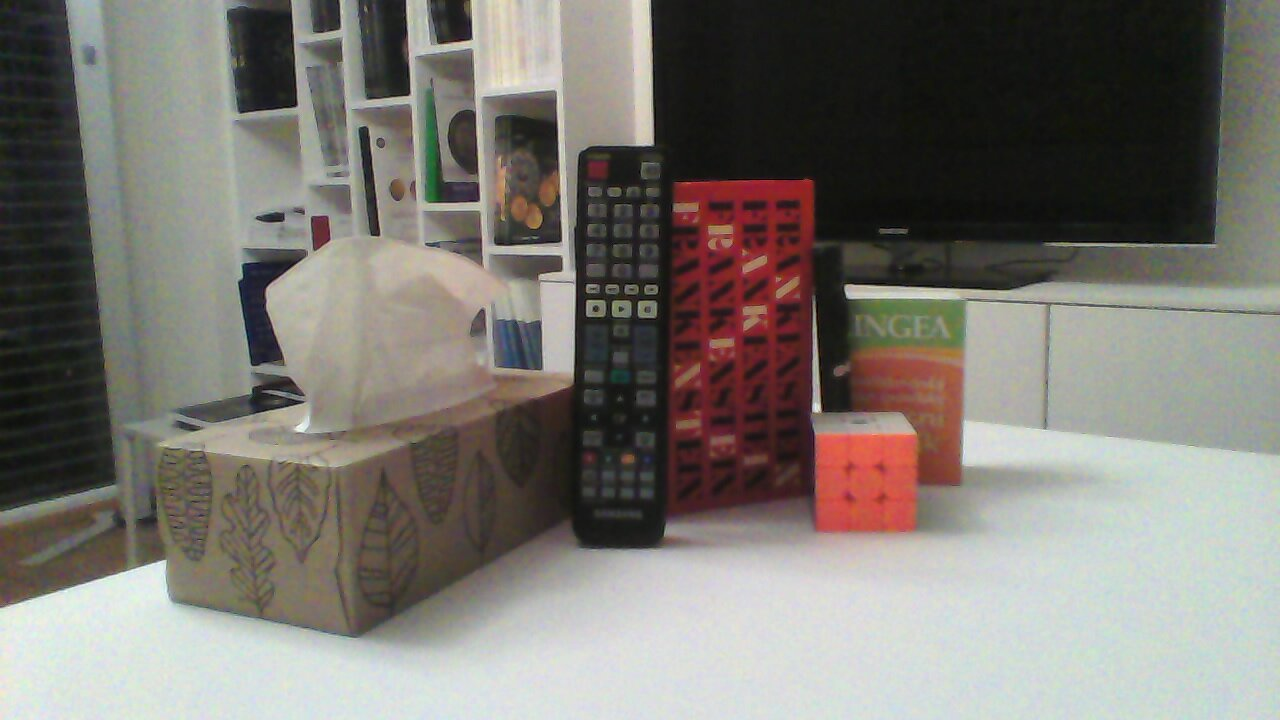
//> input picture EpipolarGeometry/sourceL.jpg, 1280 x 720 px
$ ./main   (built with g++ and OpenCV 4)
//> lines starting //> are read from the running program, lines starting //| are printed output that depends on the picture; after the words box and inside, x2 and y2 are one past the last pixel; in counts of white or black regions, pixels touching at a corner belong together
#include <iostream>
#include <vector>
#include <opencv2/opencv.hpp>
#include <opencv2/features2d.hpp>

int main() {
    cv::Mat sourceL = cv::imread("/home/tibor/Desktop/opencv-projects/EpipolarGeometry/sourceL.jpg");
//> sourceL is the input picture: 720 rows x 1280 cols, CV_8UC3; mean B, G, R 113.1, 119.1, 123
    cv::Mat sourceR = cv::imread("/home/tibor/Desktop/opencv-projects/EpipolarGeometry/sourceR.jpg");
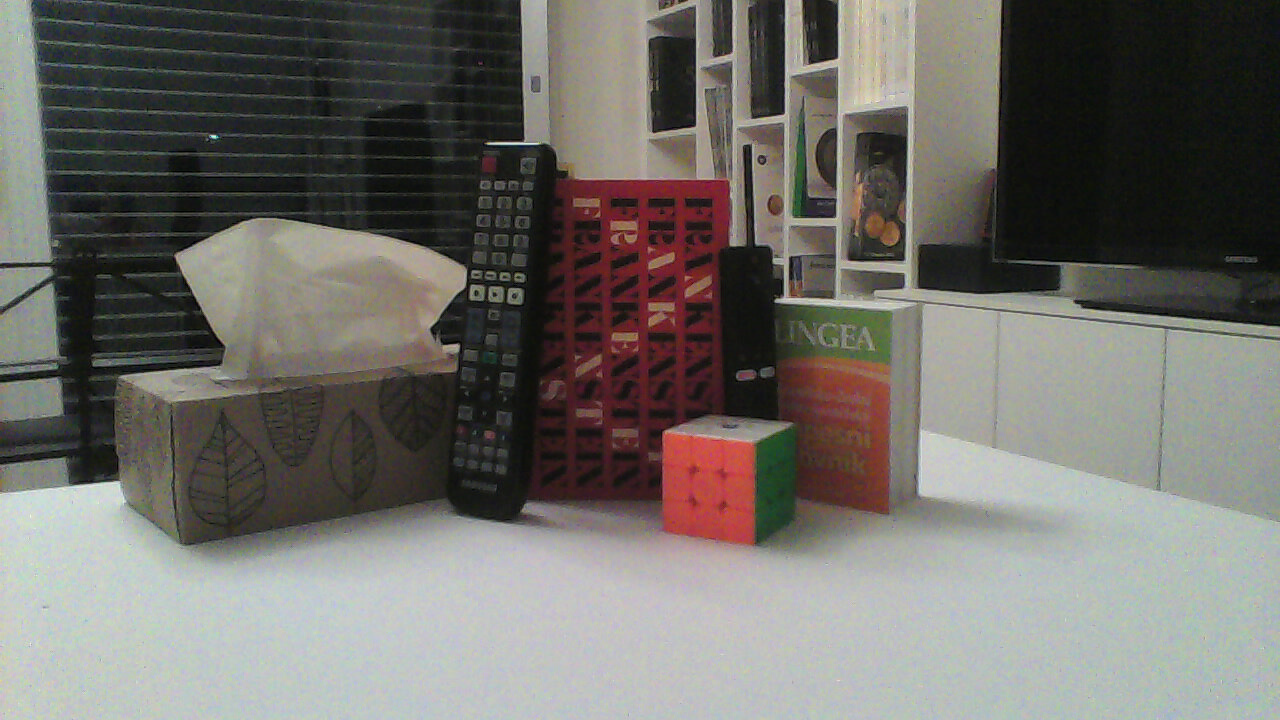
//> input picture EpipolarGeometry/sourceR.jpg, 1280 x 720 px
//> sourceR is the input picture: 720 rows x 1280 cols, CV_8UC3; mean B, G, R 105.2, 110.3, 112.6

    if (sourceL.empty() || sourceR.empty()) {
        std::cerr << "Error: Could not load the image." << '\n';
        return EXIT_FAILURE;
    }

    cv::Mat sourceLGray;
    cv::Mat sourceRGray;
    cv::cvtColor(sourceL, sourceLGray, cv::COLOR_BGR2GRAY);
    cv::cvtColor(sourceR, sourceRGray, cv::COLOR_BGR2GRAY);
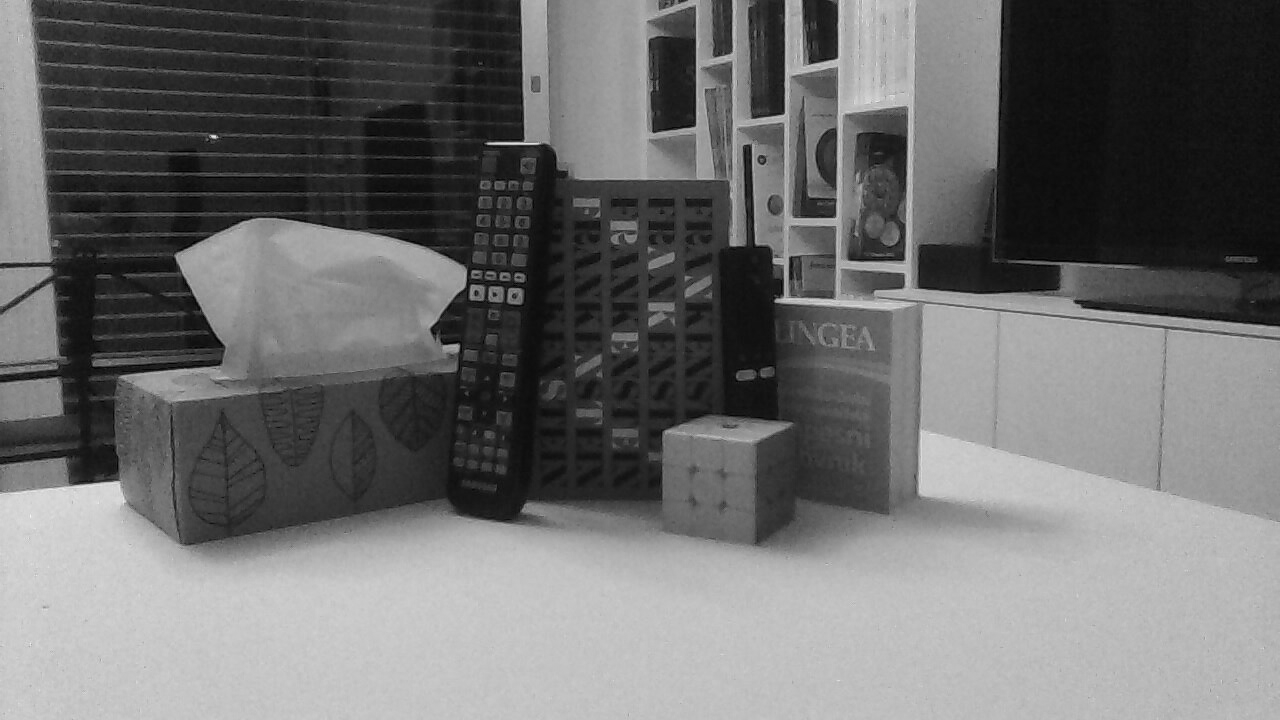
//> sourceRGray: 720 rows x 1280 cols, CV_8UC1; min 0, max 247, mean 110.4

    cv::Ptr<cv::SIFT> sift = cv::SIFT::create();

    std::vector<cv::KeyPoint> keypoints1;
    std::vector<cv::KeyPoint> keypoints2;
    cv::Mat destination1;
    cv::Mat destination2;

    sift->detectAndCompute(sourceL, cv::Mat(), keypoints1, destination1);
//> keypoints1 = 843 keypoints; strongest (x, y, size): (816, 407, 6.8), (853, 292, 11.3), (453, 19, 27.7), (643, 134, 16.9)
    sift->detectAndCompute(sourceR, cv::Mat(), keypoints2, destination2);
//> keypoints2 = 1636 keypoints; strongest (x, y, size): (214, 136, 3.2), (823, 40, 23.9), (455, 348, 6.3), (777, 301, 3.4)

    std::vector<std::vector<cv::DMatch>> matches;
    cv::Ptr<cv::flann::KDTreeIndexParams> indexParams = cv::makePtr<cv::flann::KDTreeIndexParams>();
    cv::Ptr<cv::flann::SearchParams> searchParams = cv::makePtr<cv::flann::SearchParams>(50);

    cv::Ptr<cv::FlannBasedMatcher> matcher = cv::makePtr<cv::FlannBasedMatcher>(indexParams, searchParams);
    matcher->knnMatch(destination1, destination2, matches, 2);
//> matches = 843 matches

    std::vector<cv::Point2f> points1;
    std::vector<cv::Point2f> points2;

    for (const auto& pair: matches) {
        if (pair[0].distance < pair[1].distance * 0.8) {
            points1.push_back(keypoints1[pair[0].queryIdx].pt);
            points2.push_back(keypoints2[pair[0].trainIdx].pt);
        }
    }
//> after the loop, points1 = 180 Points (x, y), first 12: [19.71, 603.9], [47.16, 595.6], [61.54, 9.64], [65.88, 590.8], [71.31, 111.1], [75.93, 586.9], [83.07, 585], [90.24, 56.82], [90.29, 88.12], [91.62, 292.9], [99.85, 577], [104.5, 578.9]; points2 = 180 Points (x, y), first 12: [996.2, 63.06], [995.9, 110], [835, 6.96], [996.2, 63.06], [32.36, 486.6], [996.2, 63.06], [996.2, 63.06], [535.4, 81.24], [864.5, 109.9], [884.8, 110.3], [32.36, 486.6], [996.2, 63.06]

    cv::Mat mask;
    cv::Mat fundamentalMatrix = cv::findFundamentalMat(points1, points2, cv::FM_LMEDS, 3, 0.99, mask);
//> mask = 180 values, max 1 at index 7, min 0 at index 0, mean 0.689; fundamentalMatrix = [[9.28e-05, 5.82e-05, -0.4], [-0.0015, 0.000844, 5.89], [0.407, -5.3, 1]]

    std::vector<cv::Point2f> filteredPoints1;
    std::vector<cv::Point2f> filteredPoints2;

    for (int i = 0; i < mask.rows; i++) {
        if (mask.at<uchar>(i) == 1) {
            filteredPoints1.push_back(points1[i]);
            filteredPoints2.push_back(points2[i]);
        }
    }
//> after the loop, filteredPoints1 = 124 Points (x, y), first 12: [90.24, 56.82], [99.85, 577], [237, 122], [291.7, 102], [293.7, 103.5], [303, 34.05], [306, 45.94], [327.5, 49.91], [328.8, 116.8], [332.6, 52.15], [352.1, 124.3], [352.1, 124.3]; filteredPoints2 = 124 Points (x, y), first 12: [535.4, 81.24], [32.36, 486.6], [651.4, 140.8], [691.7, 123.2], [691.7, 123.2], [703.8, 57.9], [796.1, 77.89], [722.4, 69.25], [719.6, 136.6], [723.4, 73.42], [737.1, 142.5], [737.1, 142.5]

    points1 = filteredPoints1;
//> points1 has the same summary as filteredPoints1
    points2 = filteredPoints2;
//> points2 has the same summary as filteredPoints2

    // Compute epilines
    std::vector<cv::Vec3f> epilinesSourceR, epilinesSourceL;
    cv::computeCorrespondEpilines(points1, 2, fundamentalMatrix, epilinesSourceR);
//> epilinesSourceR = 124 items, first 12: [0.06, -1, 56.95], [-0.09, -1, 695.3], [0.05, -1, 120.4], [0.05, -1, 93.09], [0.05, -1, 94.76], [0.07, -1, 15.25], [0.07, -1, 28.37], [0.07, -1, 31.22], [0.05, -1, 107.4], [0.07, -1, 33.35], [0.05, -1, 114.3], [0.05, -1, 114.3]
    cv::computeCorrespondEpilines(points2, 1, fundamentalMatrix, epilinesSourceL);
//> epilinesSourceL = 124 items, first 12: [-0.07, 1, -41], [-0.06, 1, -409.8], [-0.07, 1, -95.3], [-0.07, 1, -74.61], [-0.07, 1, -74.61], [-0.07, 1, -4], [-0.07, 1, -18.44], [-0.07, 1, -14.81], [-0.07, 1, -87.16], [-0.07, 1, -19.24], [-0.07, 1, -92.51], [-0.07, 1, -92.51]

    for (size_t i = 0; i < points1.size(); i++) {
        cv::Scalar color = cv::Scalar(rand() % 256, rand() % 256, rand() % 256);

        cv::line(sourceL, cv::Point(sourceR.cols, -epilinesSourceR[i][2] / epilinesSourceR[i][1]),
                 cv::Point(points1[i].x, points1[i].y), color, 1);
        cv::circle(sourceL, points1[i], 5, color, -1);

        cv::line(sourceR, cv::Point(0, -epilinesSourceL[i][2] / epilinesSourceL[i][1]),
                 cv::Point(points2[i].x, points2[i].y), color, 1);
        cv::circle(sourceR, points2[i], 5, color, -1);
    }
//> this loop made 124 passes
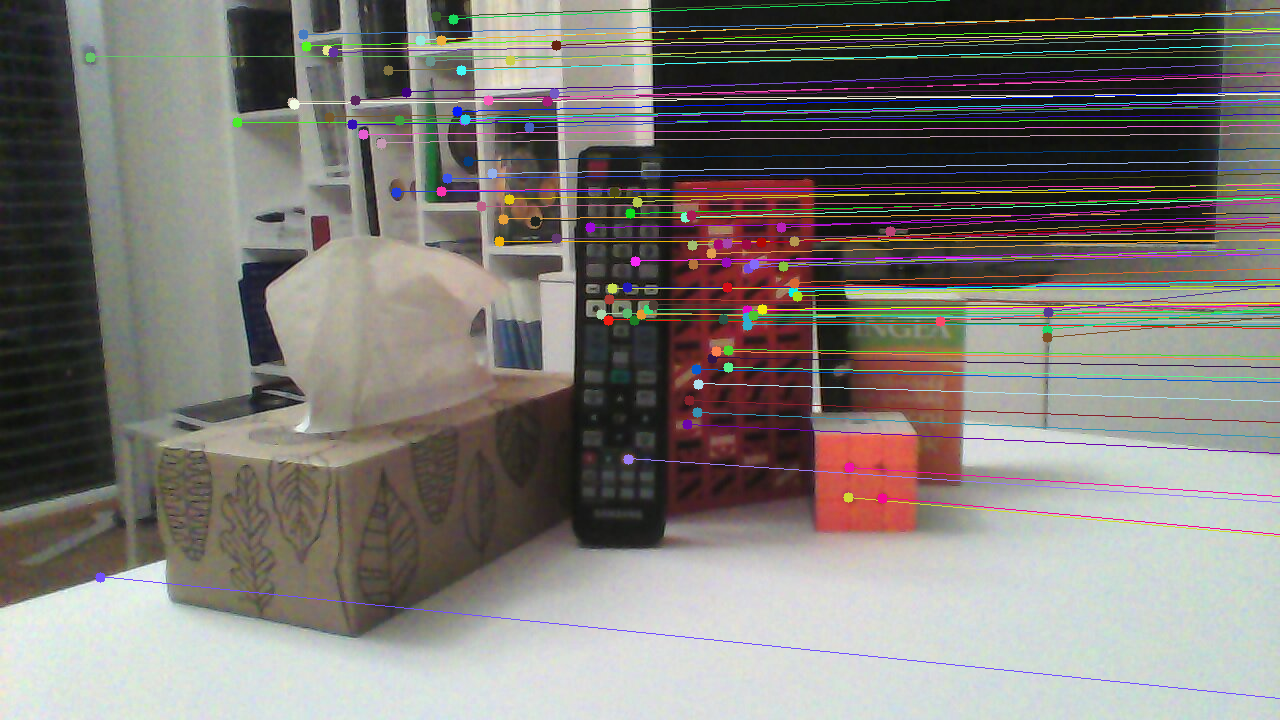
//> sourceL: 720 rows x 1280 cols, CV_8UC3; 7.34% of pixels changed, all inside (x1, y1, x2, y2) = (85, 0, 1280, 699)
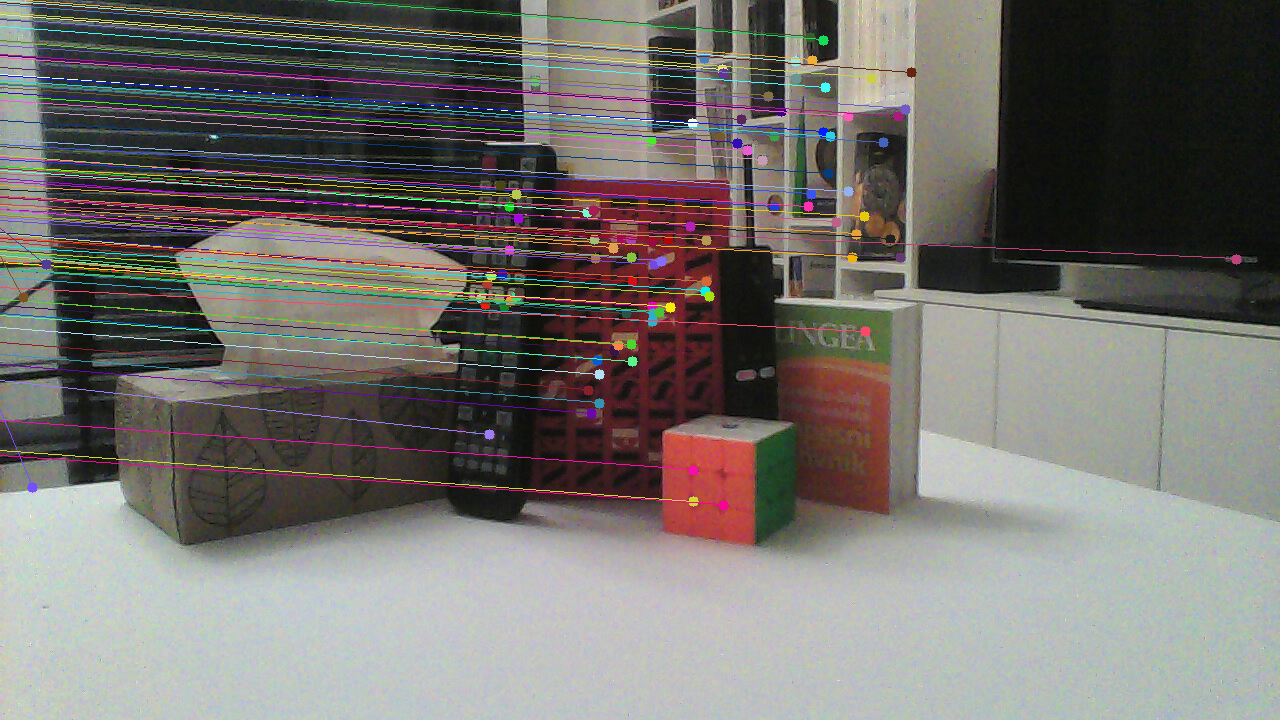
//> sourceR: 720 rows x 1280 cols, CV_8UC3; 6.96% of pixels changed, all inside (x1, y1, x2, y2) = (0, 0, 1242, 511)

    cv::imshow("L", sourceL);
    cv::imshow("R", sourceR);
    cv::waitKey();

    return 0;
}
